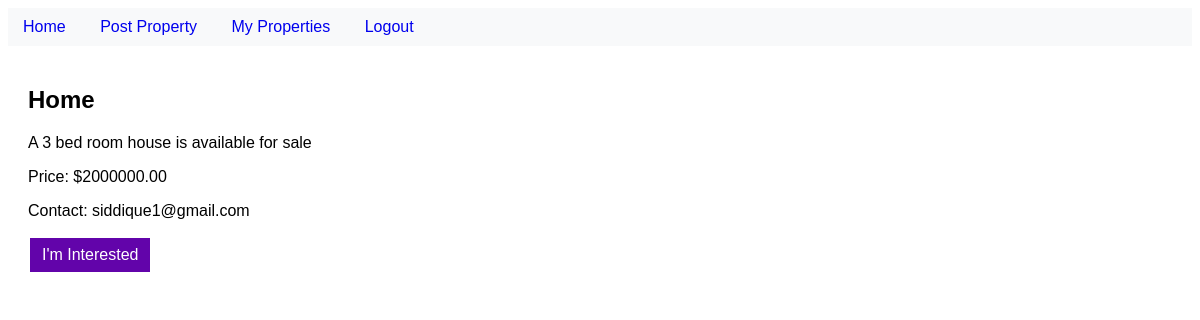
Screenshot of /property/1/ (signed in) with the database file from the repository.
### listings/models.py (models this page shows, shortened)
class Property(models.Model):
    title = models.CharField(max_length=255)
    description = models.TextField()
    address = models.CharField(max_length=255)
    city = models.CharField(max_length=100)
    state = models.CharField(max_length=100)
    zip_code = models.CharField(max_length=20)
    price = models.DecimalField(max_digits=10, decimal_places=2)
    bedrooms = models.IntegerField()
    bathrooms = models.IntegerField()
    area = models.DecimalField(max_digits=7, decimal_places=2)
    nearby_hospitals = models.CharField(max_length=255)
    nearby_colleges = models.CharField(max_length=255)
    seller = models.ForeignKey(User, on_delete=models.CASCADE)
    likes = models.ManyToManyField(User, related_name='property_likes', blank=True)

### listings/views.py (the view, shortened to what this page needs)
# urls.py: path('property/<int:pk>/', views.property_detail, name='property_detail'),
@login_required
def property_detail(request, pk):
    property = Property.objects.get(pk=pk)
    return render(request, 'property_detail.html', {'property': property})

### listings/templates/property_detail.html (shortened to what this page needs)
{% extends 'base.html' %}
{% block content %}
<h2>{{ property.title }}</h2>
<p>{{ property.description }}</p>
<p>Price: ${{ property.price }}</p>
<p>Contact: {{ property.seller.email }}</p>
<form method="post">
    <a href="/my_properties/" class="button">I'm Interested</a>
</form>
{% endblock %}

### static/styles.css (style rules this page uses)
body { font-family: Arial, sans-serif; }

### listings/templates/property_detail.html (style rules this page uses)
.button { background-color: #6204aa; border: none; color: white; padding: 8px 12px; text-align: center; text-decoration: none; display: inline-block; font-size: 16px; margin: 2px 2px; cursor: pointer; }

### rows the page displays
Property: title "Home", description "A 3 bed room house is available for sale", price "2000000.00", seller.email "siddique1@gmail.com"
